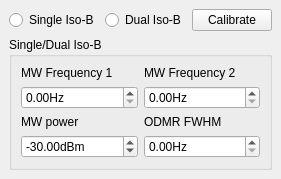
  <widget class="QDockWidget" name="dockWidget_isob">
   <property name="windowTitle">
    <string>Iso-B Parameters</string>
   </property>
   <attribute name="dockWidgetArea">
    <number>2</number>
   </attribute>
   <widget class="QWidget" name="dockWidgetContents_3">
    <layout class="QGridLayout" name="gridLayout_12">
     <item row="3" column="0">
      <widget class="QGroupBox" name="groupBox_single_isob">
       <property name="sizePolicy">
        <sizepolicy hsizetype="Preferred" vsizetype="Fixed">
         <horstretch>0</horstretch>
         <verstretch>0</verstretch>
        </sizepolicy>
       </property>
       <property name="title">
        <string>Single/Dual Iso-B</string>
       </property>
       <layout class="QGridLayout" name="gridLayout_11">
        <item row="2" column="0">
         <widget class="QLabel" name="mw_power_Label">
          <property name="text">
           <string>MW power</string>
          </property>
         </widget>
        </item>
        <item row="0" column="1">
         <widget class="QLabel" name="mw_freq2_Label">
          <property name="text">
           <string>MW Frequency 2</string>
          </property>
         </widget>
        </item>
        <item row="0" column="0">
         <widget class="QLabel" name="mw_freq1_Label">
          <property name="text">
           <string>MW Frequency 1</string>
          </property>
         </widget>
        </item>
        <item row="1" column="0">
         <widget class="ScienDSpinBox" name="freq1_isob_freq_DSpinBox">
          <property name="suffix">
           <string>Hz</string>
          </property>
          <property name="maximum">
           <double>10000000000.000000000000000</double>
          </property>
          <property name="singleStep">
           <double>0.010000000000000</double>
          </property>
         </widget>
        </item>
        <item row="1" column="1">
         <widget class="ScienDSpinBox" name="freq2_isob_freq_DSpinBox">
          <property name="suffix">
           <string>Hz</string>
          </property>
          <property name="maximum">
           <double>10000000000.000000000000000</double>
          </property>
          <property name="singleStep">
           <double>0.010000000000000</double>
          </property>
         </widget>
        </item>
        <item row="3" column="0">
         <widget class="ScienDSpinBox" name="isob_power_DSpinBox">
          <property name="suffix">
           <string>dBm</string>
          </property>
          <property name="minimum">
           <double>-50.000000000000000</double>
          </property>
          <property name="maximum">
           <double>40.000000000000000</double>
          </property>
          <property name="singleStep">
           <double>0.100000000000000</double>
          </property>
          <property name="value">
           <double>-30.000000000000000</double>
          </property>
         </widget>
        </item>
        <item row="2" column="1">
         <widget class="QLabel" name="odmr_fwhm_Label">
          <property name="text">
           <string>ODMR FWHM</string>
          </property>
         </widget>
        </item>
        <item row="3" column="1">
         <widget class="ScienDSpinBox" name="fwhm_isob_freq_DSpinBox">
          <property name="suffix">
           <string>Hz</string>
          </property>
          <property name="maximum">
           <double>10000000000.000000000000000</double>
          </property>
          <property name="singleStep">
           <double>0.010000000000000</double>
          </property>
         </widget>
        </item>
       </layout>
      </widget>
     </item>
     <item row="2" column="0">
      <layout class="QHBoxLayout" name="horizontalLayout">
       <property name="sizeConstraint">
        <enum>QLayout::SetDefaultConstraint</enum>
       </property>
       <item>
        <widget class="QRadioButton" name="use_single_isob_RadioButton">
         <property name="text">
          <string>Single Iso-B</string>
         </property>
        </widget>
       </item>
       <item>
        <widget class="QRadioButton" name="use_dual_isob_RadioButton">
         <property name="text">
          <string>Dual Iso-B</string>
         </property>
        </widget>
       </item>
       <item>
        <widget class="QPushButton" name="calibrate_dual_isob_PushButton">
         <property name="text">
          <string>Calibrate</string>
         </property>
        </widget>
       </item>
      </layout>
     </item>
    </layout>
   </widget>
  </widget>
